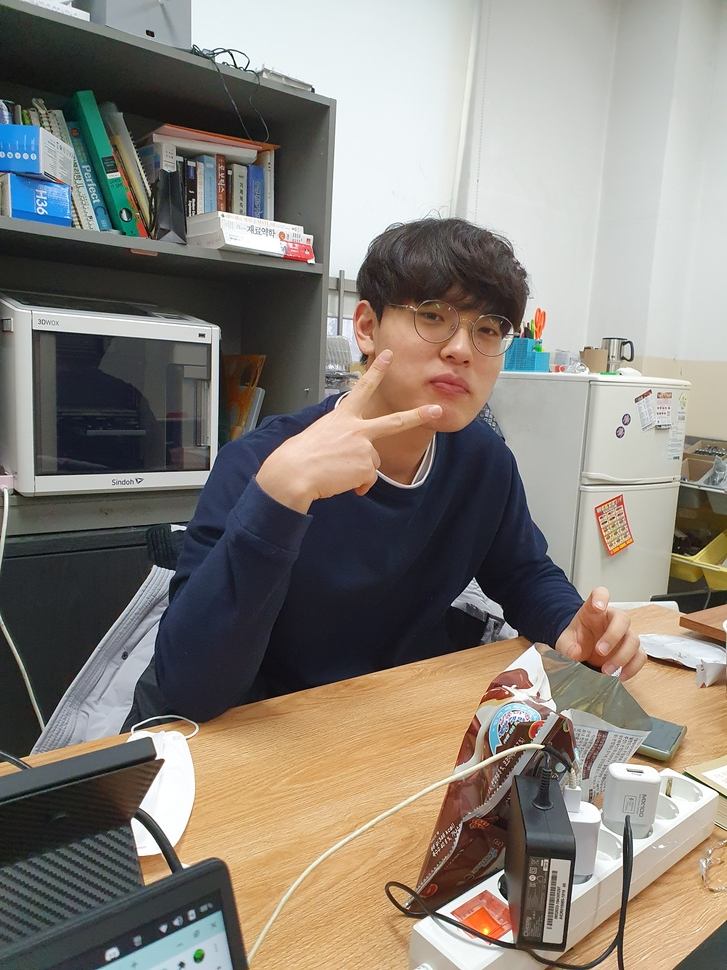
#> input picture img/hello.jpg, 727 x 970 px, shrunk from 3024 x 4032 before the run, found by its file name
$ python opencv_demo1.py
#> lines starting #> are read from the running program, lines starting #| are printed output that depends on the picture
import numpy as np
import cv2


img_file = "opencv_study/img/hello.jpg" # 표시할 이미지 경로
save_file = 'opencv_study/img/hello_gray.jpg'
img = cv2.imread(img_file, cv2.IMREAD_GRAYSCALE)    # 이미지를 읽어서 img 변수에 할당
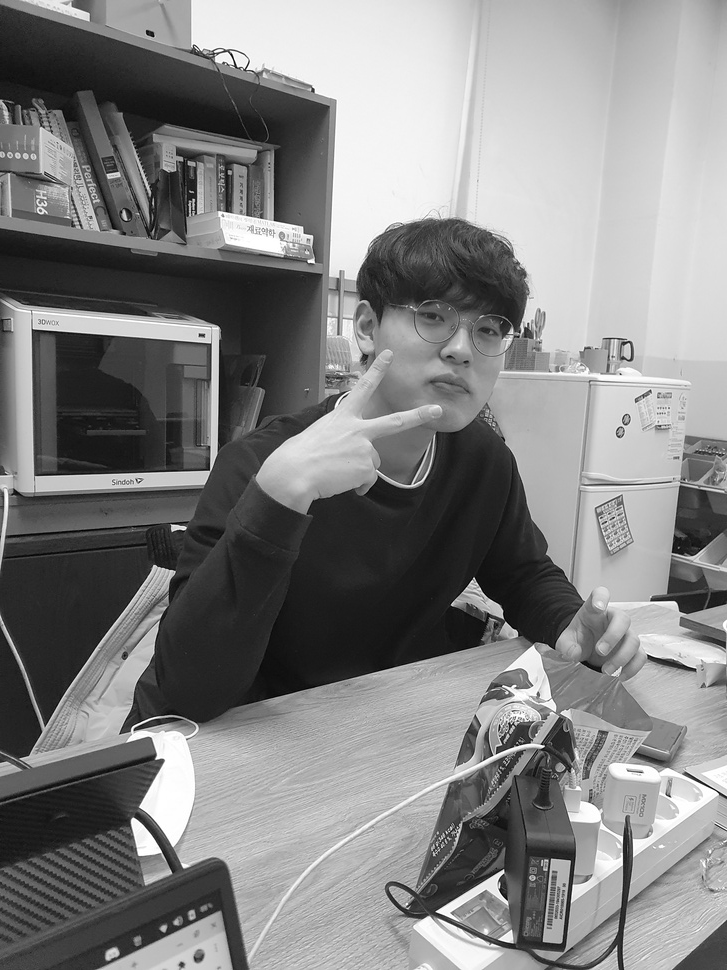
#> img: shape (970, 727); min 0, max 255, mean 130.2

if img is not None:
  cv2.namedWindow('IMG', cv2.WINDOW_NORMAL)
  cv2.imshow('IMG', img)      # 읽은 이미지를 화면에 표시
  print(len(img))
#| 970
  print(len(img[0]))
#| 727
  cv2.waitKey()               # 키가 입력될 때 까지 대기
  cv2.destroyAllWindows()     # 창 모두 닫기
else:
    print('No image file.')
